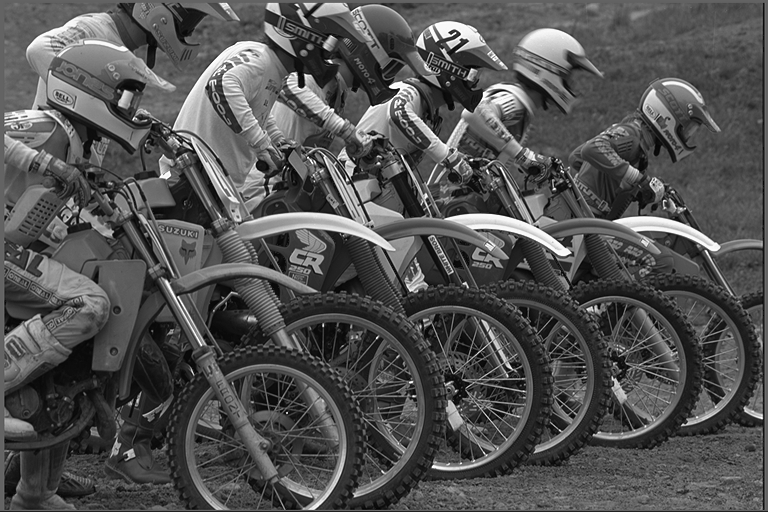
#> input picture LAB_5/monochrome/bikes_mono.png, 768 x 512 px, found by its file name
$ jupyter execute 101_Jaworski_Lab5.ipynb   (shell and % lines are left out)   (older library calls are emulated)
#> lines starting #> are read from the running program, lines starting #| are printed output that depends on the picture
# Wstęp do Multimediów - Laboratorum 4
## Kamil Jaworski, nr indeksu 335201

Numer_indeksu % liczba_zdjęć = x

[cell 1]
nr_zdj = 335201 % 36
print("numer zdjęcia po losowaniu: ", nr_zdj)

[cell 2]
import cv2
import numpy as np
from matplotlib import pyplot as plt
import os

[cell 3]
import cv2
import numpy as np
from matplotlib import pyplot as plt
import os

path = r"..\LAB_5\monochrome\bikes_mono.png"  # Użyj raw string lub zastąp ścieżkę na odpowiednią dla Twojego systemu

def printi(img, img_title="image"):
    """ Pomocnicza funkcja do wypisania informacji o obrazie. """
    print(f"{img_title}, wymiary: {img.shape}, typ danych: {img.dtype}, wartości: {img.min()} - {img.max()}")

def plt_imshow(img, img_title="image"):
    """
    Funkcja do wyświetlania obrazu z wykorzystaniem Matplotlib w Jupyter Notebook.
    """
    plt.figure(figsize=(10, 10))
    plt.imshow(img, cmap='gray')
    plt.title(img_title)
    plt.axis('off')
    plt.show()

# Ładowanie obrazu
img = cv2.imread(path, cv2.IMREAD_UNCHANGED)  # Upewnij się, że ścieżka jest poprawna
#> img is the input picture: shape (512, 768); min 2, max 255, mean 82.2
if img is not None:
    printi(img)
#| image, wymiary: (512, 768), typ danych: uint8, wartości: 2 - 255
    plt_imshow(img)
else:
    print("Nie udało się wczytać obrazu. Sprawdź ścieżkę do pliku.")

Entropia obrazu monochromatycznego

[cell 4]
def calc_entropy(hist):
    pdf = hist/hist.sum() ### normalizacja histogramu -> rozkład prawdopodobieństwa; UWAGA: niebezpieczeństwo '/0' dla 'zerowego' histogramu!!!
    # entropy = -(pdf*np.log2(pdf)).sum() ### zapis na tablicach, ale problem z '/0'
    entropy = -sum([x*np.log2(x) for x in pdf if x != 0])
    return entropy

image = cv2.imread(path, cv2.IMREAD_UNCHANGED)
hist_image = cv2.calcHist([image], [0], None, [256], [0, 256])
#> hist_image = 256 values, max 5754 at index 82, min 0 at index 0, mean 1536

hist_image = hist_image.flatten()

H_image = calc_entropy(hist_image)
#> in calc_entropy, `pdf = hist/hist.sum() ### normalizacja histogramu -> rozkład prawdopod..`: pdf = 256 values, max 0.0146 at index 82, min 0 at index 0, mean 0.00391
#> in calc_entropy, `entropy = -sum([x*np.log2(x) for x in pdf if x != 0])`: entropy = 7.36
#> H_image = 7.36
print(f"H(image) = {H_image:.4f}")
#| H(image) = 7.3599

obraz różnicowy

[cell 5]
img_tmp1 = image[:, 1:]
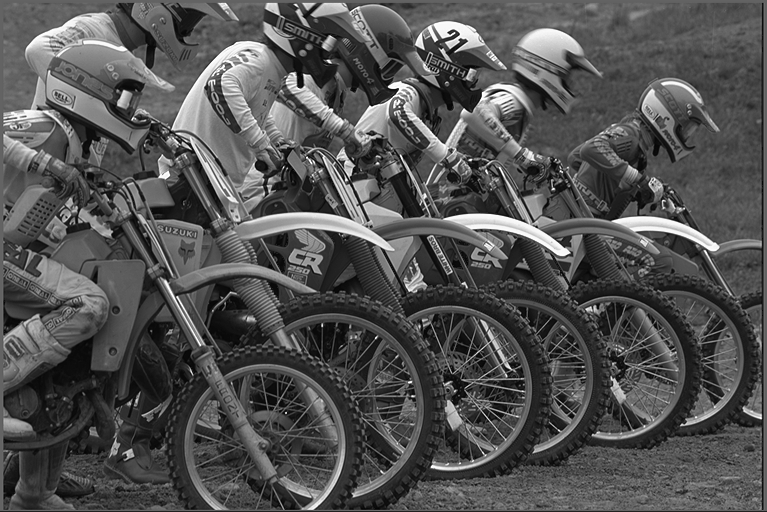
#> img_tmp1: shape (512, 767); min 2, max 255, mean 82.2
img_tmp2 = image[:, :-1]
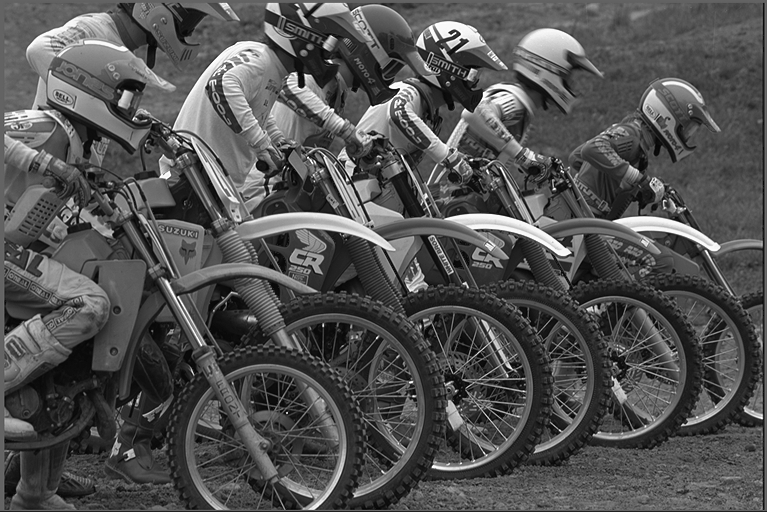
#> img_tmp2: shape (512, 767); min 2, max 255, mean 82.2


image_hdiff = cv2.addWeighted(img_tmp1, 1, img_tmp2, -1, 0, dtype=cv2.CV_16S)
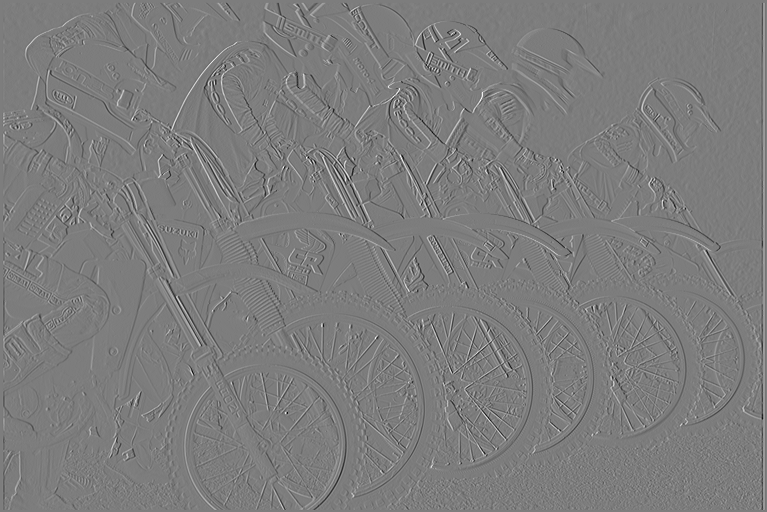
#> image_hdiff: shape (512, 767) int16; min -211, max 219, mean 0; drawn with min black and max white
printi(image_hdiff, "image_hdiff")
#| image_hdiff, wymiary: (512, 767), typ danych: int16, wartości: -211 - 219

image_hdiff_0 = cv2.addWeighted(image[:, 0], 1, 0, 0, -127, dtype=cv2.CV_16S) ### od 'zerowej' kolumny obrazu oryginalnego odejmowana stała wartość '127'
#> image_hdiff_0 = 512 values, max -28 at index 0, min -95 at index 511, mean -28.13
printi(image_hdiff_0, "image_hdiff_0")
#| image_hdiff_0, wymiary: (512, 1), typ danych: int16, wartości: -95 - -28
image_hdiff = np.hstack((image_hdiff_0, image_hdiff)) ### połączenie tablic w kierunku poziomym, czyli 'kolumna za kolumną'
#> image_hdiff: shape (512, 768) int16
printi(image_hdiff, "image_hdiff")
#| image_hdiff, wymiary: (512, 768), typ danych: int16, wartości: -211 - 219

# przesunięcie zakresu poprzez dodanie połowy zakresu (0-255) oraz obcięcie wartości wychodzących poza zakres
image_hdiff_scaled = np.clip(image_hdiff + 128, 0, 255).astype(np.uint8)
plt_imshow(image_hdiff_scaled, "image_hdiff")

cv2.waitKey(0)
cv2.destroyAllWindows()

image_tmp = (image_hdiff+255).astype(np.uint16)
hist_hdiff = cv2.calcHist([image_tmp], [0], None, [511], [0, 511]).flatten()
#> hist_hdiff = 511 values, max 36079 at index 255, min 0 at index 0, mean 769.5
# print(hist_hdiff.sum())

H_image = calc_entropy(hist_image)
print(f"H(image) = {H_image:.4f}")
#| H(image) = 7.3599

H_hdiff = calc_entropy(hist_hdiff)
#> H_hdiff = 5.89
print(f"H(hdiff) = {H_hdiff:.4f}")
#| H(hdiff) = 5.8910

# Wyświetlenie histogramów
plt.figure()
plt.plot(hist_image, color="blue")
plt.title("hist_image")
plt.xlim([0, 255])
plt.figure()
plt.plot(np.arange(-255, 256, 1), hist_hdiff, color="red")
plt.title("hist_hdiff")
plt.xlim([-255, 255])

plt.show()
#> figure, not shown here; curve peaks at x = 82, y = 5754
#> figure, not shown here; curve peaks at x = 0, y = 36079

DWT

[cell 6]
skip_wnd = False

def dwt(img):
    """
    Bardzo prosta i podstawowa implementacja, nie uwzględniająca efektywnych metod obliczania DWT
    i dopuszczająca pewne niedokładności.
    """
    maskL = np.array([0.02674875741080976, -0.01686411844287795, -0.07822326652898785, 0.2668641184428723,
        0.6029490182363579, 0.2668641184428723, -0.07822326652898785, -0.01686411844287795, 0.02674875741080976])
    maskH = np.array([0.09127176311424948, -0.05754352622849957, -0.5912717631142470, 1.115087052456994,
        -0.5912717631142470, -0.05754352622849957, 0.09127176311424948])

    bandLL = cv2.sepFilter2D(img,         -1, maskL, maskL)[::2, ::2]
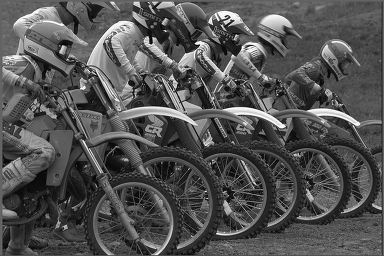
#> bandLL: shape (256, 384); min 0, max 255, mean 82.3
    bandLH = cv2.sepFilter2D(img, cv2.CV_16S, maskL, maskH)[::2, ::2] ### ze względu na filtrację górnoprzepustową -> wartości ujemne, dlatego wynik 16-bitowy ze znakiem
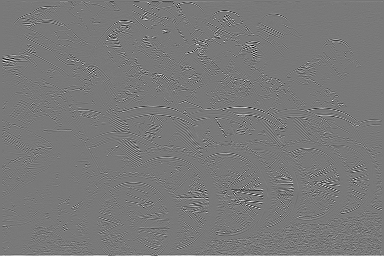
#> bandLH: shape (256, 384) int16; min -126, max 139, mean 0.2; drawn with min black and max white
    bandHL = cv2.sepFilter2D(img, cv2.CV_16S, maskH, maskL)[::2, ::2]
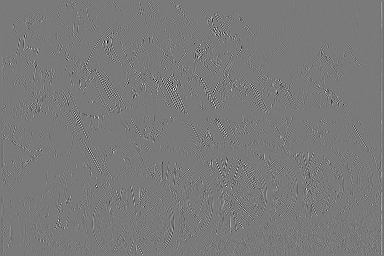
#> bandHL: shape (256, 384) int16; min -139, max 151, mean 0; drawn with min black and max white
    bandHH = cv2.sepFilter2D(img, cv2.CV_16S, maskH, maskH)[::2, ::2]
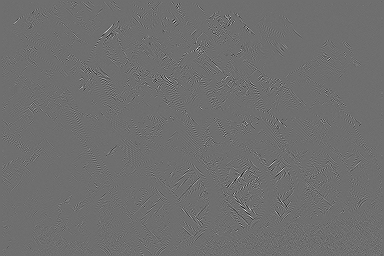
#> bandHH: shape (256, 384) int16; min -164, max 212, mean 0; drawn with min black and max white

    return bandLL, bandLH, bandHL, bandHH


ll, lh, hl, hh = dwt(image)
printi(ll, "LL")
#| LL, wymiary: (256, 384), typ danych: uint8, wartości: 0 - 255
#| LH, wymiary: (256, 384), typ danych: int16, wartości: -126 - 139
#| HL, wymiary: (256, 384), typ danych: int16, wartości: -139 - 151
#| HH, wymiary: (256, 384), typ danych: int16, wartości: -164 - 212
printi(lh, "LH")
printi(hl, "HL")
printi(hh, "HH")

plt_imshow(ll, "LL2")
plt_imshow(cv2.multiply(lh, 2), "LH2") ### cv2.multiply() -> zwiększenie kontrastu obrazów 'H', żeby lepiej uwidocznić
plt_imshow(cv2.multiply(hl, 2), "HL2")
#> in plt_imshow (call 5), `plt.show()`:
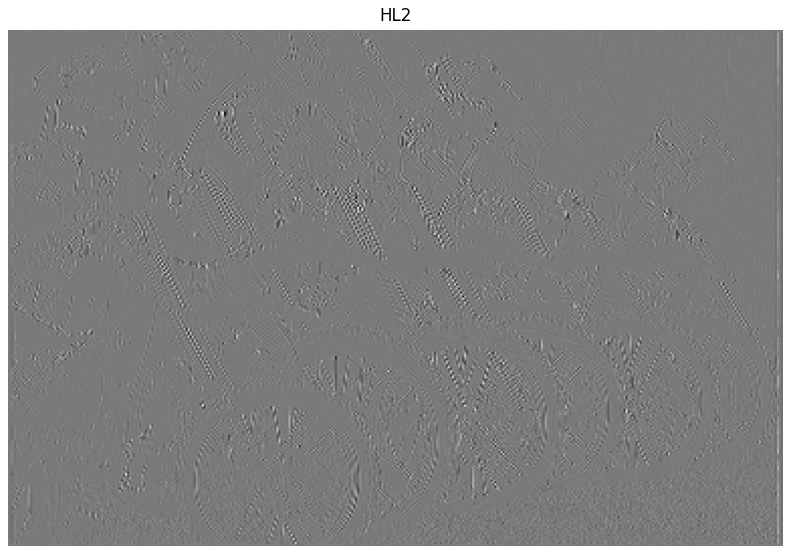
#> figure drawn by matplotlib, 1 panel
plt_imshow(cv2.multiply(hh, 2), "HH2")
#> in plt_imshow (call 6), `plt.show()`:
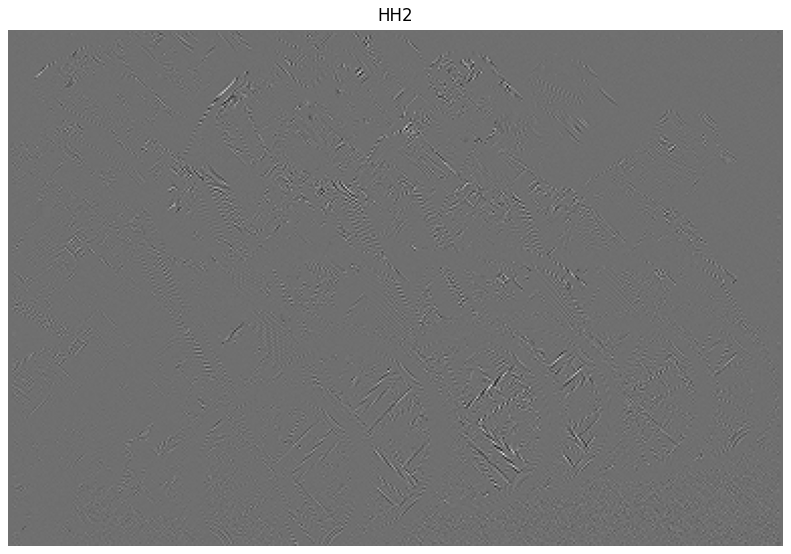
#> figure drawn by matplotlib, 1 panel

cv2.waitKey(0)

""" Entropia dla obrazów pasmowych """

hist_ll = cv2.calcHist([ll], [0], None, [256], [0, 256]).flatten()
#> hist_ll = 256 values, max 1155 at index 78, min 3 at index 2, mean 384
hist_lh = cv2.calcHist([(lh+255).astype(np.uint16)], [0], None, [511], [0, 511]).flatten() ### zmiana zakresu wartości i typu danych ze względu na cv2.calcHist() (jak wcześniej przy obrazach różnicowych)
#> hist_lh = 511 values, max 10869 at index 255, min 0 at index 0, mean 192.4
hist_hl = cv2.calcHist([(hl+255).astype(np.uint16)], [0], None, [511], [0, 511]).flatten()
#> hist_hl = 511 values, max 10809 at index 255, min 0 at index 0, mean 192.4
hist_hh = cv2.calcHist([(hh+255).astype(np.uint16)], [0], None, [511], [0, 511]).flatten()
#> hist_hh = 511 values, max 9775 at index 255, min 0 at index 0, mean 192.4
H_ll = calc_entropy(hist_ll)
#> H_ll = 7.37
H_lh = calc_entropy(hist_lh)
#> H_lh = 5.36
H_hl = calc_entropy(hist_hl)
#> H_hl = 5.27
H_hh = calc_entropy(hist_hh)
#> H_hh = 5.28
print(f"H(LL) = {H_ll:.4f} \nH(LH) = {H_lh:.4f} \nH(HL) = {H_hl:.4f} \nH(HH) = {H_hh:.4f} \nH_śr = {(H_ll+H_lh+H_hl+H_hh)/4:.4f}")
#| H(LL) = 7.3746
#| H(LH) = 5.3553
#| H(HL) = 5.2674
#| H(HH) = 5.2771
#| H_śr = 5.8186

""" Wyświetlenie histogramów - jeden obraz z czterema pod-obrazami """
fig = plt.figure()
fig.set_figheight(fig.get_figheight()*2) ### zwiększenie rozmiarów okna
fig.set_figwidth(fig.get_figwidth()*2)
plt.subplot(2, 2, 1)
plt.plot(hist_ll, color="blue")
plt.title("hist_ll")
plt.xlim([0, 255])
plt.subplot(2, 2, 3)
plt.plot(np.arange(-255, 256, 1), hist_lh, color="red")
plt.title("hist_lh")
plt.xlim([-255, 255])
plt.subplot(2, 2, 2)
plt.plot(np.arange(-255, 256, 1), hist_hl, color="red")
plt.title("hist_hl")
plt.xlim([-255, 255])
plt.subplot(2, 2, 4)
plt.plot(np.arange(-255, 256, 1), hist_hh, color="red")
plt.title("hist_hh")
plt.xlim([-255, 255])

if not skip_wnd: plt.show()
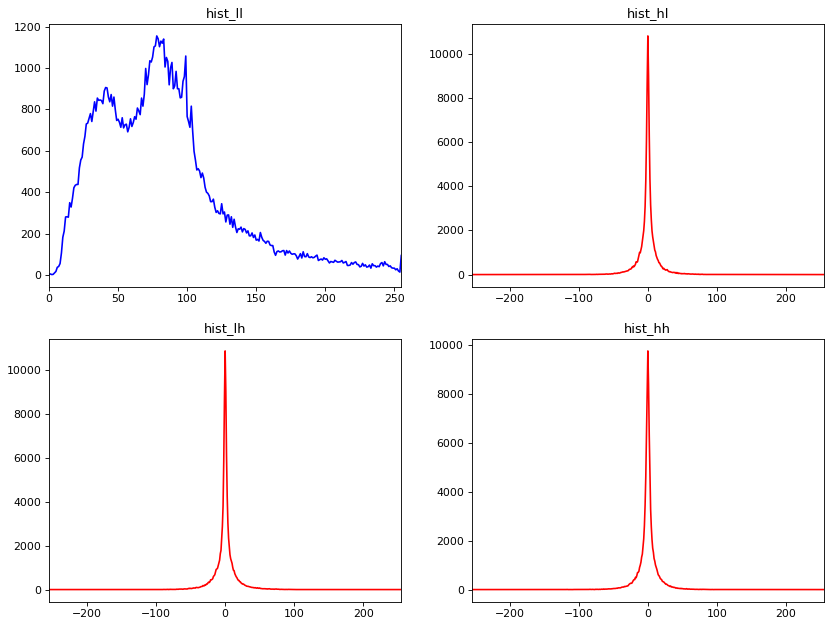
#> figure drawn by matplotlib, 4 panels; panel 1: curve peaks at x = 78, y = 1155; panel 2: curve peaks at x = 0, y = 10869; panel 3: curve peaks at x = 0, y = 10809; panel 4: curve peaks at x = 0, y = 9775
cv2.destroyAllWindows()

$ run again, with LAB_5/monochrome/anemone_mono.png copied over LAB_5/monochrome/bikes_mono.png
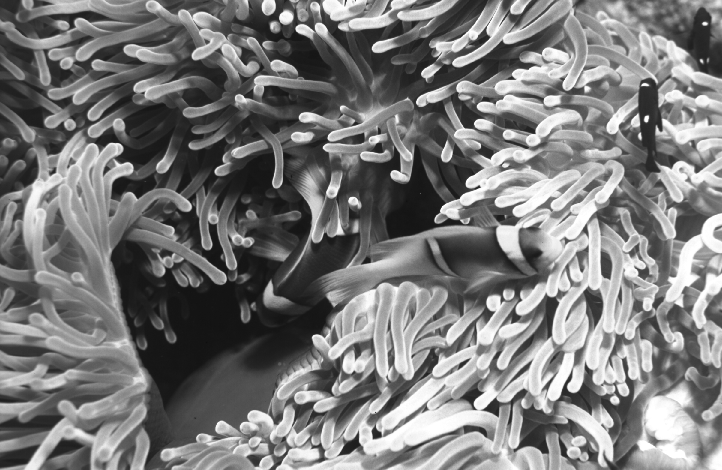
#> input picture LAB_5/monochrome/anemone_mono.png, 722 x 470 px, found by its file name
#> img is the input picture: shape (470, 722); min 14, max 255, mean 122
#| image, wymiary: (470, 722), typ danych: uint8, wartości: 14 - 255
#> hist_image = 256 values, max 2663 at index 22, min 0 at index 0, mean 1325.5
#> pdf = 256 values, max 0.00785 at index 22, min 0 at index 0, mean 0.00391
#> entropy = 7.84
#| H(image) = 7.8404
#| image_hdiff, wymiary: (470, 721), typ danych: int16, wartości: -185 - 207
#> image_hdiff_0 = 470 values, max 75 at index 404, min -95 at index 399, mean -35.1
#| image_hdiff_0, wymiary: (470, 1), typ danych: int16, wartości: -95 - 75
#| image_hdiff, wymiary: (470, 722), typ danych: int16, wartości: -185 - 207
#> `image_hdiff_scaled = np.clip(image_hdiff + 128, 0, 255).astype(np.uint8)`:
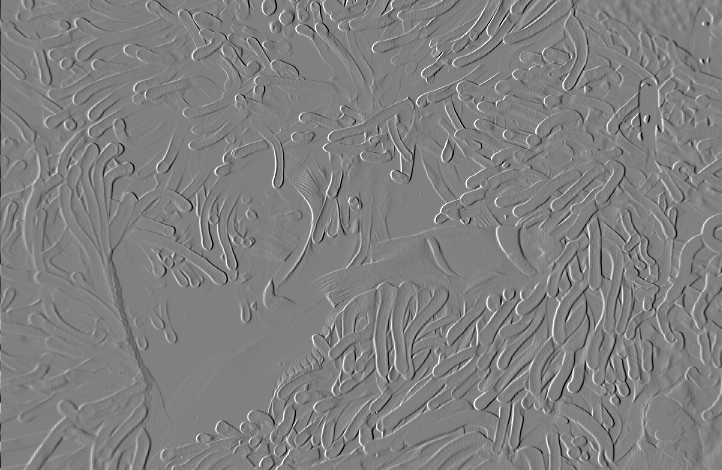
#> image_hdiff_scaled: shape (470, 722); min 0, max 255, mean 128
#> hist_hdiff = 511 values, max 36154 at index 255, min 0 at index 0, mean 664.1
#| H(image) = 7.8404
#> H_hdiff = 5.49
#| H(hdiff) = 5.4917
#| LL, wymiary: (235, 361), typ danych: uint8, wartości: 14 - 255
#| LH, wymiary: (235, 361), typ danych: int16, wartości: -122 - 107
#| HL, wymiary: (235, 361), typ danych: int16, wartości: -134 - 125
#| HH, wymiary: (235, 361), typ danych: int16, wartości: -196 - 144
#> hist_ll = 256 values, max 646 at index 22, min 0 at index 0, mean 331.4
#> hist_lh = 511 values, max 13665 at index 255, min 0 at index 0, mean 166
#> hist_hl = 511 values, max 14232 at index 255, min 0 at index 0, mean 166
#> hist_hh = 511 values, max 10428 at index 255, min 0 at index 0, mean 166
#> H_ll = 7.84
#> H_lh = 4.6
#> H_hl = 4.51
#> H_hh = 4.57
#| H(LL) = 7.8403
#| H(LH) = 4.6048
#| H(HL) = 4.5136
#| H(HH) = 4.5686
#| H_śr = 5.3818
#> `if not skip_wnd: plt.show()`:
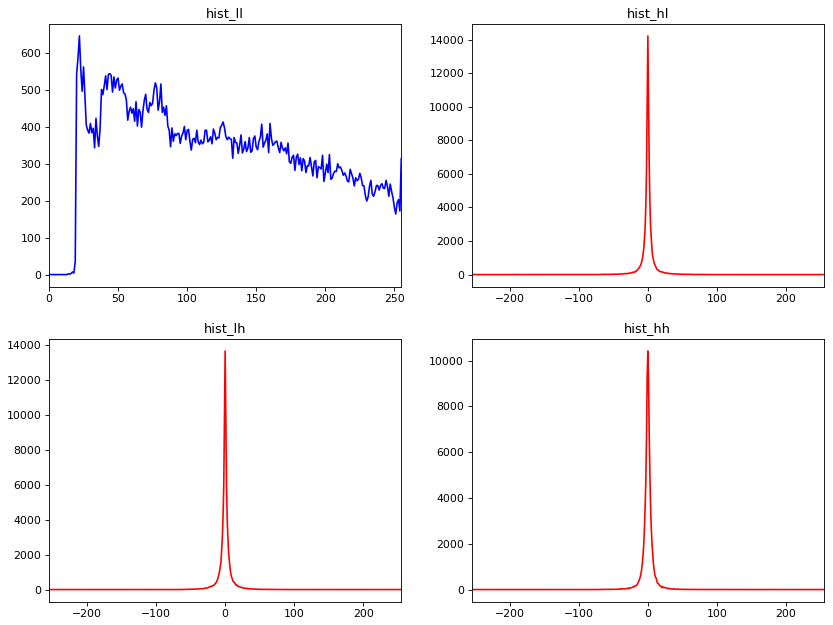
#> figure drawn by matplotlib, 4 panels; panel 1: curve peaks at x = 22, y = 646; panel 2: curve peaks at x = 0, y = 13665; panel 3: curve peaks at x = 0, y = 14232; panel 4: curve peaks at x = 0, y = 10428

$ run again, with LAB_5/monochrome/baboon_mono.png copied over LAB_5/monochrome/bikes_mono.png
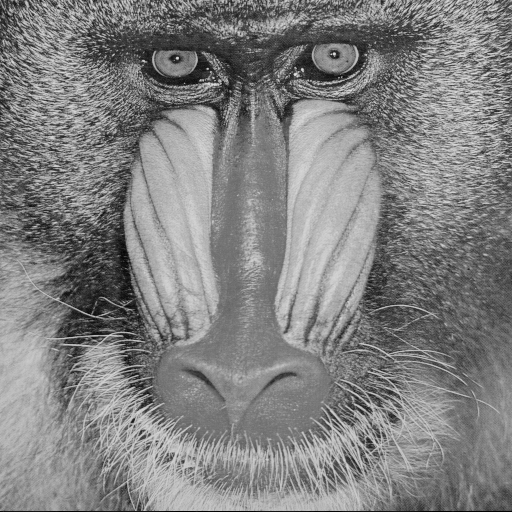
#> input picture LAB_5/monochrome/baboon_mono.png, 512 x 512 px, found by its file name
#> img is the input picture: shape (512, 512); min 0, max 230, mean 129.1
#| image, wymiary: (512, 512), typ danych: uint8, wartości: 0 - 230
#> hist_image = 256 values, max 2740 at index 121, min 0 at index 225, mean 1024
#> pdf = 256 values, max 0.0105 at index 121, min 0 at index 225, mean 0.00391
#> entropy = 7.36
#| H(image) = 7.3584
#| image_hdiff, wymiary: (512, 511), typ danych: int16, wartości: -150 - 147
#> image_hdiff_0 = 512 values, max 63 at index 400, min -117 at index 511, mean 3.76
#| image_hdiff_0, wymiary: (512, 1), typ danych: int16, wartości: -117 - 63
#| image_hdiff, wymiary: (512, 512), typ danych: int16, wartości: -150 - 147
#> hist_hdiff = 511 values, max 8365 at index 256, min 0 at index 0, mean 513
#| H(image) = 7.3584
#> H_hdiff = 6.35
#| H(hdiff) = 6.3519
#| LL, wymiary: (256, 256), typ danych: uint8, wartości: 7 - 216
#| LH, wymiary: (256, 256), typ danych: int16, wartości: -150 - 145
#| HL, wymiary: (256, 256), typ danych: int16, wartości: -109 - 99
#| HH, wymiary: (256, 256), typ danych: int16, wartości: -162 - 157
#> hist_ll = 256 values, max 738 at index 125, min 0 at index 0, mean 256
#> hist_lh = 511 values, max 2660 at index 255, min 0 at index 0, mean 128.3
#> hist_hl = 511 values, max 3370 at index 255, min 0 at index 0, mean 128.3
#> hist_hh = 511 values, max 1970 at index 255, min 0 at index 0, mean 128.3
#> H_ll = 7.26
#> H_lh = 6.35
#> H_hl = 5.66
#> H_hh = 6.32
#| H(LL) = 7.2552
#| H(LH) = 6.3474
#| H(HL) = 5.6554
#| H(HH) = 6.3197
#| H_śr = 6.3944
#> `if not skip_wnd: plt.show()`:
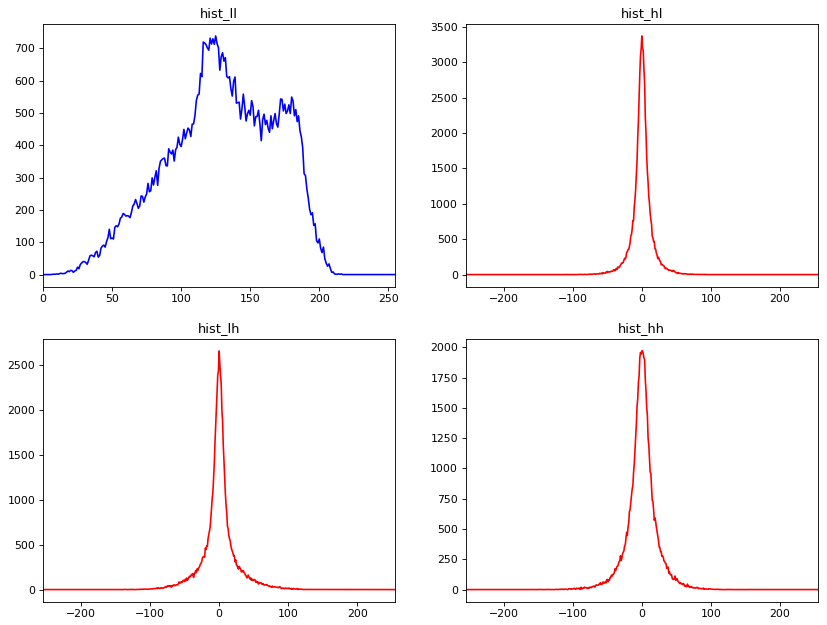
#> figure drawn by matplotlib, 4 panels; panel 1: curve peaks at x = 125, y = 738; panel 2: curve peaks at x = 0, y = 2660; panel 3: curve peaks at x = 0, y = 3370; panel 4: curve peaks at x = 0, y = 1970
